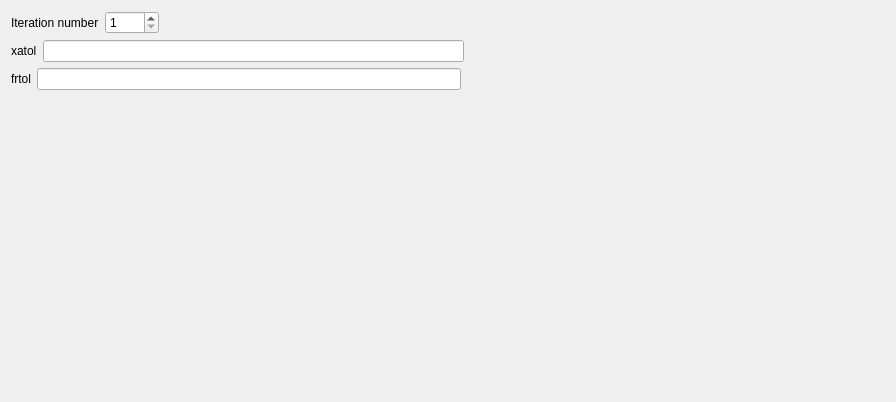
<?xml version="1.0" encoding="UTF-8"?>
<ui version="4.0">
 <class>Form</class>
 <widget class="QWidget" name="Form">
  <property name="geometry">
   <rect>
    <x>0</x>
    <y>0</y>
    <width>896</width>
    <height>402</height>
   </rect>
  </property>
  <property name="sizePolicy">
   <sizepolicy hsizetype="Preferred" vsizetype="Preferred">
    <horstretch>0</horstretch>
    <verstretch>0</verstretch>
   </sizepolicy>
  </property>
  <property name="windowTitle">
   <string>Form</string>
  </property>
  <layout class="QVBoxLayout" name="verticalLayout">
   <item>
    <layout class="QHBoxLayout" name="horizontalLayout_12">
     <item>
      <widget class="QLabel" name="label_12">
       <property name="text">
        <string>Iteration number</string>
       </property>
      </widget>
     </item>
     <item>
      <widget class="QSpinBox" name="iterations_number_spinbox">
       <property name="minimum">
        <number>1</number>
       </property>
       <property name="maximum">
        <number>1000</number>
       </property>
      </widget>
     </item>
     <item>
      <spacer name="horizontalSpacer_15">
       <property name="orientation">
        <enum>Qt::Horizontal</enum>
       </property>
       <property name="sizeHint" stdset="0">
        <size>
         <width>40</width>
         <height>20</height>
        </size>
       </property>
      </spacer>
     </item>
    </layout>
   </item>
   <item>
    <layout class="QHBoxLayout" name="horizontalLayout_13">
     <item>
      <widget class="QLabel" name="label_13">
       <property name="text">
        <string>xatol</string>
       </property>
      </widget>
     </item>
     <item>
      <widget class="QLineEdit" name="xatol_edit_line"/>
     </item>
     <item>
      <spacer name="horizontalSpacer_16">
       <property name="orientation">
        <enum>Qt::Horizontal</enum>
       </property>
       <property name="sizeHint" stdset="0">
        <size>
         <width>40</width>
         <height>20</height>
        </size>
       </property>
      </spacer>
     </item>
    </layout>
   </item>
   <item>
    <layout class="QHBoxLayout" name="horizontalLayout_14">
     <item>
      <widget class="QLabel" name="label_14">
       <property name="text">
        <string>frtol</string>
       </property>
      </widget>
     </item>
     <item>
      <widget class="QLineEdit" name="frtol_edit_line"/>
     </item>
     <item>
      <spacer name="horizontalSpacer_17">
       <property name="orientation">
        <enum>Qt::Horizontal</enum>
       </property>
       <property name="sizeHint" stdset="0">
        <size>
         <width>40</width>
         <height>20</height>
        </size>
       </property>
      </spacer>
     </item>
    </layout>
   </item>
   <item>
    <spacer name="verticalSpacer">
     <property name="orientation">
      <enum>Qt::Vertical</enum>
     </property>
     <property name="sizeHint" stdset="0">
      <size>
       <width>20</width>
       <height>263</height>
      </size>
     </property>
    </spacer>
   </item>
  </layout>
 </widget>
 <resources/>
 <connections/>
</ui>
